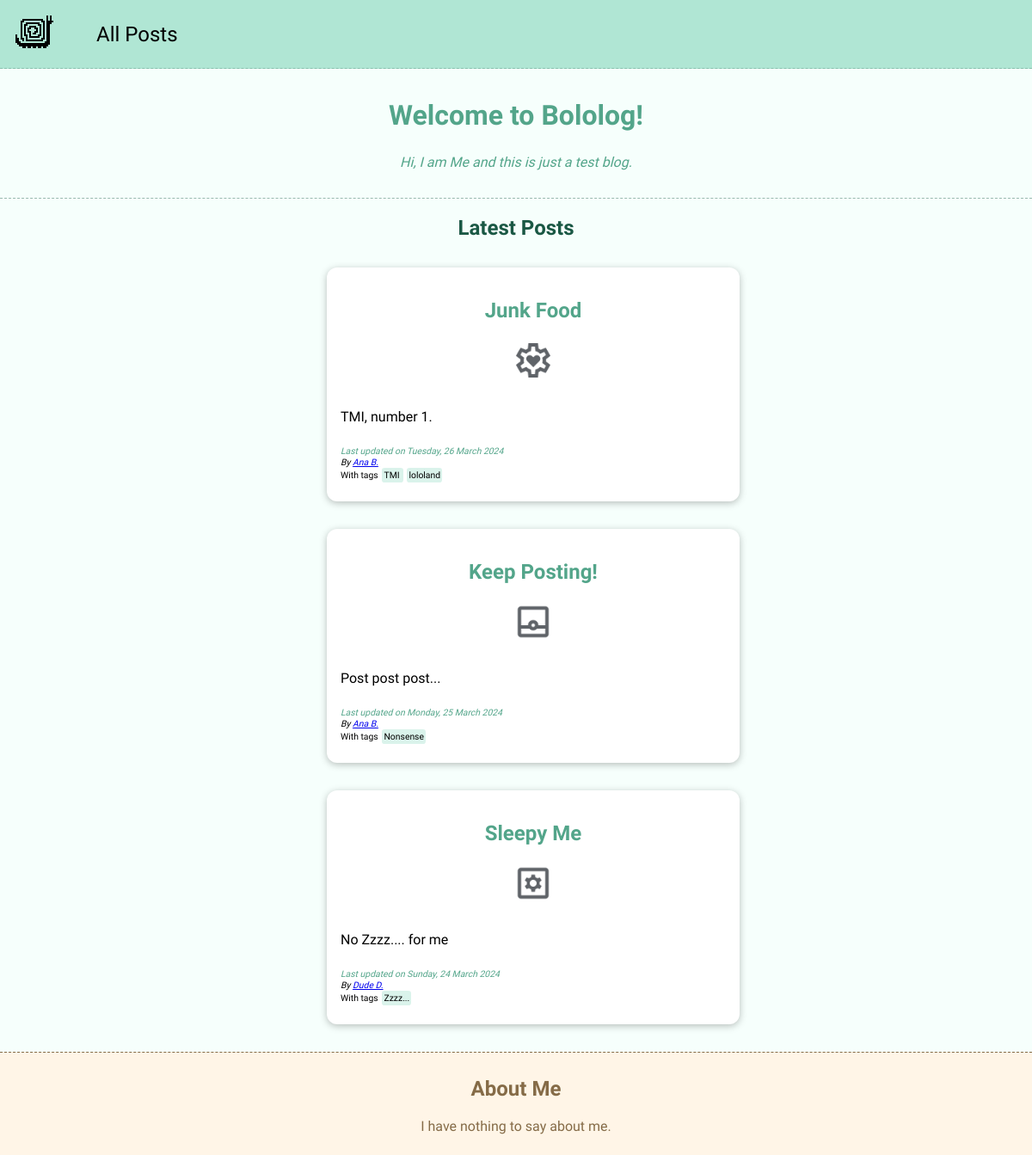
The page / on the database its author committed.
### blog/models.py (models this page shows, shortened)
class Post(models.Model):
    title = models.CharField(max_length=200, blank=False)
    author = models.ForeignKey(Author, on_delete=models.SET_NULL, null=True, related_name="posts")
    date = models.DateField(auto_now=False, blank=False)
    slug = models.SlugField(unique=True)
    image = models.ImageField(upload_to='images', default="default.png")
    excerpt = models.CharField(max_length=500,blank=True)
    content = models.TextField(blank=False)
    tags = models.ManyToManyField(Tag, blank=True)
    def tags_as_list(self):
        return self.tags.all()
    def has_tags(self):
        return len(self.tags_as_list()) > 0

class Author(models.Model):
    first_name = models.CharField(max_length=200, blank=False)
    last_name = models.CharField(max_length=200, blank=False)
    email_address = models.EmailField(blank=True)
    def full_name(self):
        return f"{self.first_name} {self.last_name}"

class Tag(models.Model):
    caption = models.CharField(max_length=100, blank=False)

### blog/views.py (the view)
# urls.py: path('', views.LastPostsView.as_view(), name='blog-home'),
class LastPostsView(ListView):
    template_name = 'blog/index.html'
    model = Post
    context_object_name = 'post_list'
    ordering = ['-date']
    def get_queryset(self):
        queryset = super().get_queryset()
        data = queryset[:3]
        return data

### blog/templates/blog/index.html (shortened to what this page needs)
{% extends 'base.html' %}
{% load static %}
{% block style_links %}
    <link rel="stylesheet" href="{% static 'blog/styles/index.css' %}" />
{% endblock %}
{% block content %}
    <section id="welcome-block">
        <header>
            <h1>Welcome to Bololog!</h1>
        </header>
        <p>Hi, I am Me and this is just a test blog.</p>
    </section>
    <hr>
    <section class="post-list">
        <h1>Latest Posts</h1>
        <ul>
            {% for post in post_list %}
                {% include 'blog/includes/post_preview.html' %}
            {% endfor %}
        </ul>
    </section>
    <section id="about">
        <h2>About Me</h2>
        <p>I have nothing to say about me.</p>
    </section>
{% endblock %}

### blog/templates/blog/includes/post_preview.html
{% load static %}
<li>
    <article class="post">
        <h2 class="post-title"><a href="{% url 'post' post.slug %}">{{ post.title }}</a></h2>
        <img class="post-preview-avatar" src="{{ post.image.url }}" alt="{{ post.title }}" />
        <p class="post-preview">{{ post.excerpt }}</p>
        <div class="post-preview-time">Last updated on <time>{{ post.date|date:"l, d F Y" }}</time></div>
        <address class="post-preview-address">
            By <a href="mailto:{{ post.author.email_address }}">{{ post.author.full_name }}</a>
        </address>
        {% if post.has_tags %}
            <div class="post-tags">With tags {% for tag in post.tags_as_list %} <span class="tag-span"> {{ tag.caption }} </span> {% endfor %}</div>
        {% endif %}
    </article>
</li>

### static/styles/base.css (style rules this page uses)
* { box-sizing: border-box; }
html { font-family: "Raleway", sans-serif; }
body { margin: 0; background-color: #fff; }
h1, h2, h3 { color: #53a58a; }

### static/styles/header.css (style rules this page uses)
.post-list h1 { color: #1a5844; text-align: center; }

### blog/static/blog/styles/index.css (style rules this page uses)
body { background-color: #f6fffc; }
hr { border: 0px; border-bottom: 1px dashed #1a58446b; }
li { list-style: none; }
.post { margin: 2rem auto; width: 90%; max-width: 30rem; box-shadow: 0 2px 8px #00000042; padding: 1rem; border-radius: 12px; height: 17rem; background-color: #fff; }
.post-title { text-align: center; }
.post-title a { text-decoration: none; color: #53a58a; }
.post-list h1 { text-align: center; }
.post-preview-avatar { display: block; width: auto; height: auto; max-width: 3rem; max-height: 3rem; margin: 0 auto; }
.post-preview-time { margin-top: 1.5rem; font-size: 0.65rem; font-style: italic; color: #53a58a; }
.post-preview-address { font-size: 0.65rem; font-style: bold; }
.post-preview { padding-top: 1rem; }
.post-tags { padding: 0.25em 0; font-size: 0.65rem; }
span.tag-span { background-color: #b0e6d477; padding: 0.2em; margin: 0 0.2em; border-radius: 0.3em; }
#welcome-block { color: #53a58a; text-align: center; padding: 0.5rem 0; }
#welcome-block h1 { font-size: 2rem; }
#welcome-block p { font-style: italic; }
#about { color: #856b47; text-align: center; padding: 0.5rem 0; background-color: #fff5e7; border-top:#856b47 dashed 1px; }
#about h2 { color:#856b47; }

### rows shown on the page
Post: title "Junk Food", image (picture), excerpt "TMI, number 1.", date "Tuesday, 26 March 2024", author.full_name "Ana B."
Tag: caption "TMI"
Tag: caption "lololand"
Post: title "Keep Posting!", image (picture), excerpt "Post post post...", date "Monday, 25 March 2024", author.full_name "Ana B."
Tag: caption "Nonsense"
Post: title "Sleepy Me", image (picture), excerpt "No Zzzz.... for me", date "Sunday, 24 March 2024", author.full_name "Dude D."
Tag: caption "Zzzz..."
